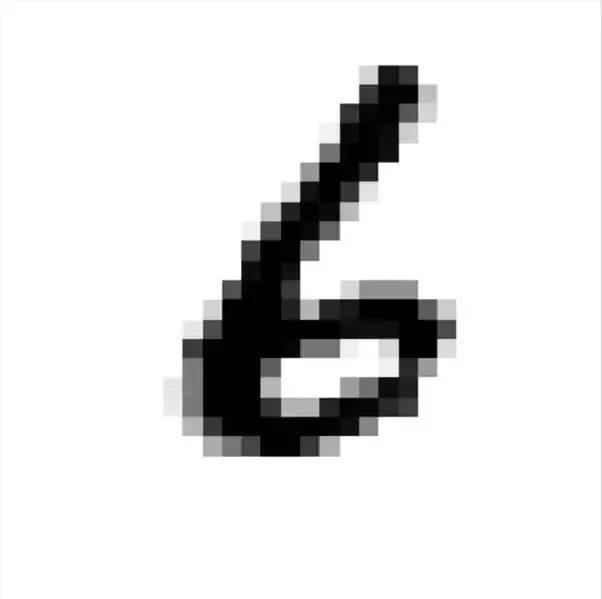
#> input picture A6_CNN/src/mnnist_output6.png, 602 x 599 px
$ jupyter execute q-1.ipynb   (shell and % lines are left out)
#> lines starting #> are read from the running program, lines starting #| are printed output that depends on the picture
### CNN Forward Propagation

[cell 1]
import numpy as np
import cv2
import matplotlib.pyplot as plt
import matplotlib as mpl

[cell 2]
pic = cv2.imread("mnnist_output6.png")
#> pic is the input picture: shape (599, 602, 3); mean B, G, R 226.4, 226.4, 226.4

dimension = (32,32)

resized = cv2.resize(pic, dimension, interpolation = cv2.INTER_AREA)
pic = resized
pic.shape
#> Out = (32, 32, 3)

[cell 3]
def showImg(image):
    fig = plt.figure()
    ax = fig.add_subplot(1,1,1)
    ###imgplot = ax.imshow(image,cmap=mpl.cm.Greys) ## for grey scale
    imgplot = ax.imshow(image)   ##### for RGB
    imgplot.set_interpolation('nearest')
    ax.xaxis.set_ticks_position('top')
    ax.yaxis.set_ticks_position('left')
    plt.show()

[cell 4]
showImg(pic)

[cell 5]
def normalization(w):
    w = (255.0*(w - w.min()))/(1.0* (w.max()-w.min()))
    w = w.astype('int')
    return w

[cell 6]
###### Activation Functions #####

def ReLU(z):
    return np.maximum(0,z)

def sigmoid(z):
    return np.power(1+np.exp(-z),-1)

def softMax(z):
    z = normalization(z)
    return np.exp(z)/np.sum(np.exp(z),axis=0)

### LeNet Architecture :
##### INPUT => CONV  1 => RELU => MAX_ POOL 1=> CONV 2=> RELU => MAX_POOL 2 =>unrolled to vector => FC  => FC => SoftMAX(Output)

[cell 7]
def activation_convolution(active,Z):

    if active=="ReLU":
        return ReLU(Z)

    elif active=="sigmoid":
        return sigmoid(Z)

    elif active=="tanh":
        return np.tanh(Z)

    else:
        print("Activation function doesn't Exist")
        return -1

[cell 8]
def convolution_Forward(input_img, filter_w, bias, hyperParam):

    ( input_h , input_w , input_ch ) = input_img.shape # height,width,channel of image

    ( f , f, filter_ch) = filter_w.shape # height,width,channel of filter

    stride = hyperParam['stride']
    pad = hyperParam['pad']


    output_h = int((input_h  + 2*pad-f) / stride) + 1
    output_w = int((input_w  + 2*pad-f) / stride) + 1

    r1=[]


    for i in range(output_h):
        r2=[]
        for j in range(output_w):
            vert_start = i * stride
            vert_end = vert_start + f
            horiz_start = j * stride
            horiz_end = horiz_start + f

            img_sliced = input_img[vert_start:vert_end, horiz_start:horiz_end, :]

            conv_single_step= np.sum( np.multiply(img_sliced,filter_w))+bias

            r2.append(conv_single_step)

        r1.append(r2)
    w = np.array(r1)
    w = (255.0*(w - w.min()))/(1.0* (w.max()-w.min()))
    w = w.astype('int')

    ans = w.reshape(output_h,output_w,1)

    return ans

[cell 9]
def convolutional_layer(image, filters,bias,hyperParam,activationFunction):
    output = []
    for cfilter in filters:

        conv = convolution_Forward(image, cfilter, bias,hyperParam)


        output.append(activation_convolution(activationFunction,np.array(conv) ) )
    return output

### Max Pooling Implementation

[cell 10]
def Max_pool_forward(input_img, hparameters):

    f = hparameters["f"]
    stride = hparameters["stride"]

    output_pool = [] #empty list to return output

    for r in input_img:
        x = r.reshape(r.shape[0],r.shape[0])
        out_pool = []
        for i in range(0,x.shape[0]-f+1,stride):
            row = []
            for j in range(0,x.shape[1]-f+1,stride):
                row.append(np.max(x[i:i+f, j:j+f]))
            out_pool.append(row)
        output_pool.append(np.asarray(out_pool))
    return np.asarray(output_pool), np.dstack(output_pool)

[cell 11]
#### Random filters Generators #####

def getFilters(x,y,z,n):
    output = []
    for i in range(n):
        r=np.random.rand(x,y,z)*2-1
        output.append(np.around(r).astype('int'))
    return output

##### Conv 1

[cell 12]
##### Setting the hyperParameters ########

no_of_Filters=6
hyperParameter={"pad":0,"stride":1}

[cell 13]
##### Parameters ########
filters = getFilters(5,5,pic.shape[2],no_of_Filters)
bias=1

[cell 14]
t = convolutional_layer(pic,filters,bias,hyperParameter,"ReLU")
#> the loop in convolutional_layer, `for cfilter in filters: ` made 6 passes
#> pass 3, in convolutional_layer, `conv = convolution_Forward(image, cfilter, bias,hyperParam)`:
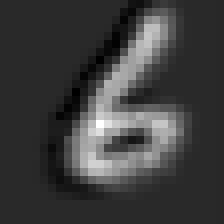
#> conv: shape (28, 28, 1) int64 (shown 8 times larger); min 0, max 255, mean 61.6
#> after the loop in convolutional_layer, `for cfilter in filters:`: output = 6 items
#> t = 6 items

[cell 15]
#convolutional layer 1 output
for r in t:
    print(showImg(r.reshape(r.shape[0],r.shape[0])))
#> this loop made 6 passes
#| None
#| None
#| None
#| None
#| None
#| None

#### MaxPooling 1

[cell 16]
hparameters={"f":2,"stride":2}

[cell 17]
list_out2, out2 = Max_pool_forward(t,hparameters)
#> the loop in Max_pool_forward, `for r in input_img:` made 6 passes

[cell 18]
out2.shape
#> Out = (14, 14, 6)

[cell 19]
for r in list_out2:
    print (showImg(r))

#### Convolution Layer 2

[cell 20]
##### Setting the hyperParameters ########

no_of_Filters=16
hyperParameter={"pad":0,"stride":1}

[cell 21]
##### Parameters ########
filters = getFilters(5,5,out2.shape[2],no_of_Filters)
#> filters = 16 items
bias=1

[cell 22]
t2 = convolutional_layer(out2,filters,bias,hyperParameter,"ReLU")
#> the loop in convolutional_layer (call 2), `for cfilter in filters: ` made 16 passes
#> t2 = 16 items

[cell 23]
#convolutional layer 2 output
for r in t2:
    print(showImg(r.reshape(r.shape[0],r.shape[0])))
#> this loop made 16 passes
#| None
#| None
#| None
#| None
#| None
#| None
#| None
#| None
#> (further printed lines are left out)
#> pass 1, in showImg (call 14), `plt.show()`:
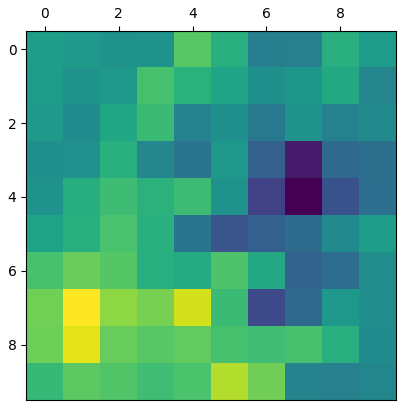
#> figure drawn by matplotlib, 1 panel
#> pass 2, in showImg (call 15), `plt.show()`:
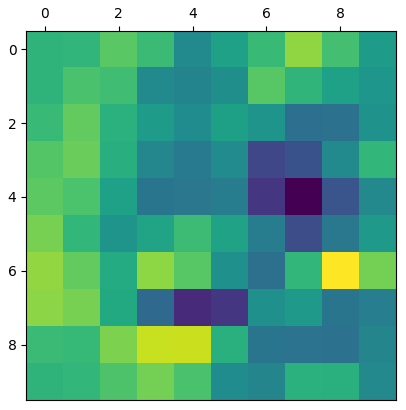
#> figure drawn by matplotlib, 1 panel

#### MaxPool2

[cell 24]
list_out3, out3 = Max_pool_forward(t2,hparameters)
#> the loop in Max_pool_forward (call 2), `for r in input_img:` made 16 passes
print(out3.shape)
#| (5, 5, 16)

[cell 25]
for r in list_out3:
    print (showImg(r))
#> this loop made 16 passes
#| None
#| None
#| None
#| None
#| None
#| None
#| None
#| None
#> (further printed lines are left out)
#> pass 1, in showImg (call 30), `plt.show()`:
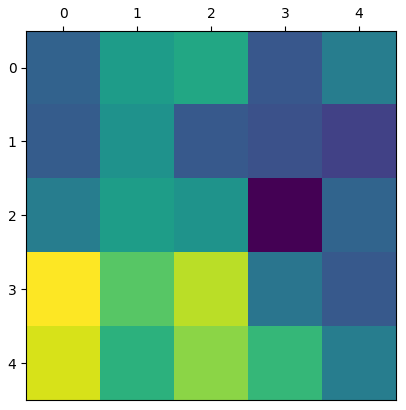
#> figure drawn by matplotlib, 1 panel
#> pass 2, in showImg (call 31), `plt.show()`:
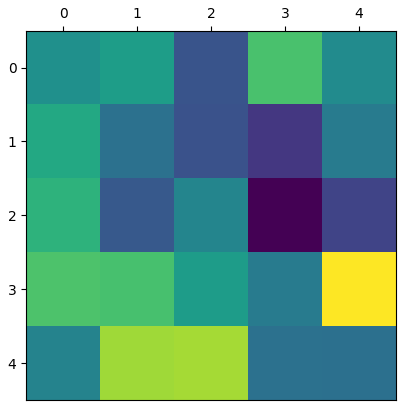
#> figure drawn by matplotlib, 1 panel

#### Unrolled the output of layer2

[cell 26]
flat_mat = out3.flatten()
#> flat_mat = 400 values, max 255 at index 57, min 10 at index 14, mean 161.4
print(flat_mat.shape)
#| (400,)

#### Fully connected 1

[cell 27]
w = np.asmatrix(np.random.rand(120,flat_mat.shape[0]+1))
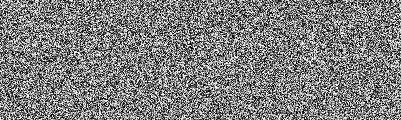
#> w: shape (120, 401) float64; min 7.24e-05, max 1, mean 0.498

x = np.asmatrix(np.append(flat_mat,1))

fc1 = ReLU(np.asarray(np.matmul(w,x.T)))
#> fc1 = 120 values, max 34623.2 at index 17, min 29637.1 at index 86, mean 32133.1
print(fc1.shape)
#| (120, 1)

##### Fully connected 2

[cell 28]
flat_mat = fc1.flatten()
#> flat_mat has the same summary as fc1

w = np.asmatrix(np.random.rand(84,flat_mat.shape[0]+1))
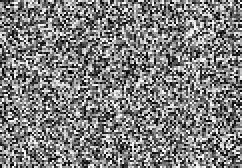
#> w: shape (84, 121) float64 (shown 2 times larger); min 9.09e-05, max 1, mean 0.498
x = np.asmatrix(np.append(flat_mat,1))

fc2 = ReLU(np.asarray(np.matmul(w,x.T)))
#> fc2 = 84 values, max 2119618.8 at index 53, min 1705888.4 at index 38, mean 1918928.4

print(fc2.shape)
#| (84, 1)

#### Fully connected 3

[cell 29]
flat_mat = fc2.flatten()
#> flat_mat has the same summary as fc2

w = np.asmatrix(np.random.rand(10,flat_mat.shape[0]+1))

x = np.asmatrix(np.append(flat_mat,1))

fc3 = softMax(np.asarray(np.matmul(w,x.T)))
#> in normalization, `w = (255.0*(w - w.min()))/(1.0* (w.max()-w.min()))`: w = [245.7, 109.6, 9.19, 171.3, 11.95, 87.81, 0, 237.8, 228.3, 255]
#> in normalization, `w = w.astype('int')`: w = [245, 109, 9, 171, 11, 87, 0, 237, 228, 255]
#> fc3 = [4.54e-05, 3.92e-64, 1.46e-107, 3.31e-37, 1.08e-106, 1.09e-73, 1.8e-111, 1.52e-08, 1.88e-12, 1]

print(fc3.shape)
#| (10, 1)

[cell 30]
fc3
#> Out has the same summary as fc3

[cell 31]
print("Predicted value",np.argmax(fc3))
#| Predicted value 9

### Question2

**2.1**<br>
**Ans** No. of parameters  = No. of Filters * (No. of weights + bias)

${ No. of Parameters \hspace{.2cm}in \hspace{.2cm} layer1 =\\ (5*5*3+1)*6 = 456 parameters}$

**2.2**<br>
**Ans** ${No. of Parameters \hspace{.2cm}in \hspace{.2cm} Pooling = 0 }$

**2.3** <br>
**Ans** c) Fully Connected Layer

1. Convolutional Layer 1 : ${(5*5*3+1)*6 = 456}$

2. Pooling Layer 1 : 0

3. Convolutional Layer 2 :${(5*5*6+1)*16 = 2416}$

4. Pooling Layer 2 : 0

5. Fully Connected Layer 1 : ${120*(400+1)=48120}$

6. Fully Connected Layer 2 : ${84*(120+1)=10164}$

7. Fully Connected Layer 3 : ${(84+1)*10}=850$

**2.4**<br>
**Ans**  a) Initial convolution layers

As during memory, we consider parameters used + output, thus

Initial Convolutional Layer : ${(28*28*6) = 4704 }$

Fully Connected Layers : ${((84)*10) = 85}$

Initial Convolutional Layer consumes more memory .

**2.5**
Observation  of  by  applying  different  **activation  Function**.

[cell 32]
allActivation=["ReLU","sigmoid","tanh"]

[cell 33]
no_of_Filters=6
hyperParameter={"pad":0,"stride":1}

filters = getFilters(5,5,pic.shape[2],no_of_Filters)
#> filters = 6 items
bias=1

[cell 34]
obv1=convolutional_layer(pic,filters,bias,hyperParameter,"sigmoid")
#> the loop in convolutional_layer (call 3), `for cfilter in filters: ` made 6 passes
#> pass 1, in convolution_Forward (call 23), `w = np.array(r1)`:
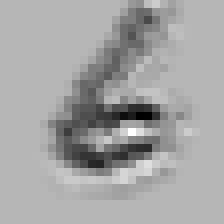
#> w: shape (28, 28) int64 (shown 8 times larger); min -543, max 1640, mean 871.5; drawn with min black and max white
#> pass 2, in convolution_Forward (call 24), `w = np.array(r1)`:
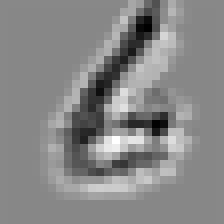
#> w: shape (28, 28) int64 (shown 8 times larger); min -933, max 823, mean 1.6; drawn with min black and max white
#> obv1 = 6 items

[cell 35]
for r in obv1:
    print(showImg(r.reshape(r.shape[0],r.shape[0])))
#> this loop made 6 passes
#| None
#| None
#| None
#| None
#| None
#| None
#> pass 1, in showImg (call 46), `plt.show()`:
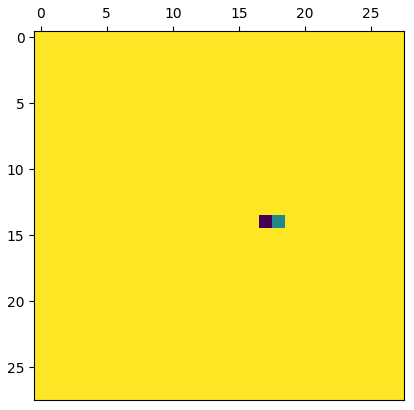
#> figure drawn by matplotlib, 1 panel
